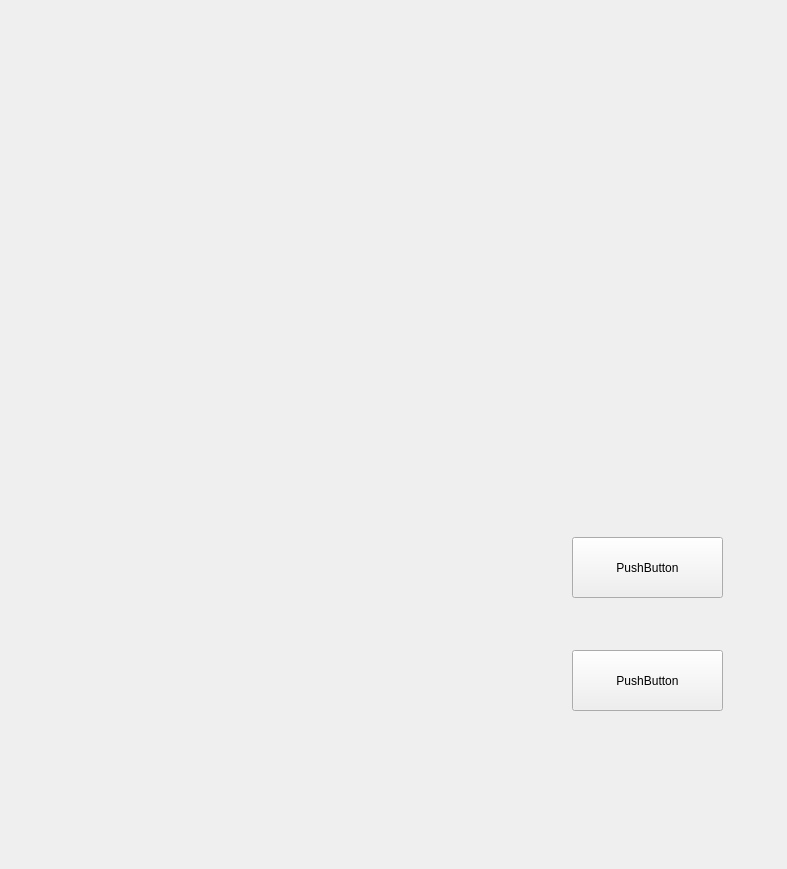
<?xml version="1.0" encoding="UTF-8"?>
<ui version="4.0">
 <class>gameweight</class>
 <widget class="QWidget" name="gameweight">
  <property name="geometry">
   <rect>
    <x>0</x>
    <y>0</y>
    <width>787</width>
    <height>869</height>
   </rect>
  </property>
  <property name="windowTitle">
   <string>Form</string>
  </property>
  <widget class="QLabel" name="p1">
   <property name="geometry">
    <rect>
     <x>600</x>
     <y>40</y>
     <width>131</width>
     <height>61</height>
    </rect>
   </property>
   <property name="font">
    <font>
     <family>Adobe Arabic</family>
     <pointsize>26</pointsize>
    </font>
   </property>
   <property name="text">
    <string/>
   </property>
   <property name="textFormat">
    <enum>Qt::AutoText</enum>
   </property>
   <property name="alignment">
    <set>Qt::AlignCenter</set>
   </property>
  </widget>
  <widget class="QLabel" name="p1Score">
   <property name="geometry">
    <rect>
     <x>600</x>
     <y>150</y>
     <width>131</width>
     <height>61</height>
    </rect>
   </property>
   <property name="font">
    <font>
     <family>Adobe Arabic</family>
     <pointsize>26</pointsize>
    </font>
   </property>
   <property name="text">
    <string/>
   </property>
   <property name="alignment">
    <set>Qt::AlignCenter</set>
   </property>
  </widget>
  <widget class="QLabel" name="p2">
   <property name="geometry">
    <rect>
     <x>600</x>
     <y>270</y>
     <width>131</width>
     <height>61</height>
    </rect>
   </property>
   <property name="font">
    <font>
     <family>Adobe Arabic</family>
     <pointsize>26</pointsize>
    </font>
   </property>
   <property name="text">
    <string/>
   </property>
   <property name="alignment">
    <set>Qt::AlignCenter</set>
   </property>
  </widget>
  <widget class="QLabel" name="p2Score">
   <property name="geometry">
    <rect>
     <x>600</x>
     <y>390</y>
     <width>131</width>
     <height>61</height>
    </rect>
   </property>
   <property name="font">
    <font>
     <family>Adobe Arabic</family>
     <pointsize>26</pointsize>
    </font>
   </property>
   <property name="text">
    <string/>
   </property>
   <property name="alignment">
    <set>Qt::AlignCenter</set>
   </property>
  </widget>
  <widget class="QPushButton" name="paihang">
   <property name="geometry">
    <rect>
     <x>572</x>
     <y>537</y>
     <width>151</width>
     <height>61</height>
    </rect>
   </property>
   <property name="focusPolicy">
    <enum>Qt::NoFocus</enum>
   </property>
   <property name="text">
    <string>PushButton</string>
   </property>
  </widget>
  <widget class="QPushButton" name="bangzhu">
   <property name="geometry">
    <rect>
     <x>572</x>
     <y>650</y>
     <width>151</width>
     <height>61</height>
    </rect>
   </property>
   <property name="focusPolicy">
    <enum>Qt::NoFocus</enum>
   </property>
   <property name="text">
    <string>PushButton</string>
   </property>
  </widget>
 </widget>
 <resources/>
 <connections/>
</ui>
